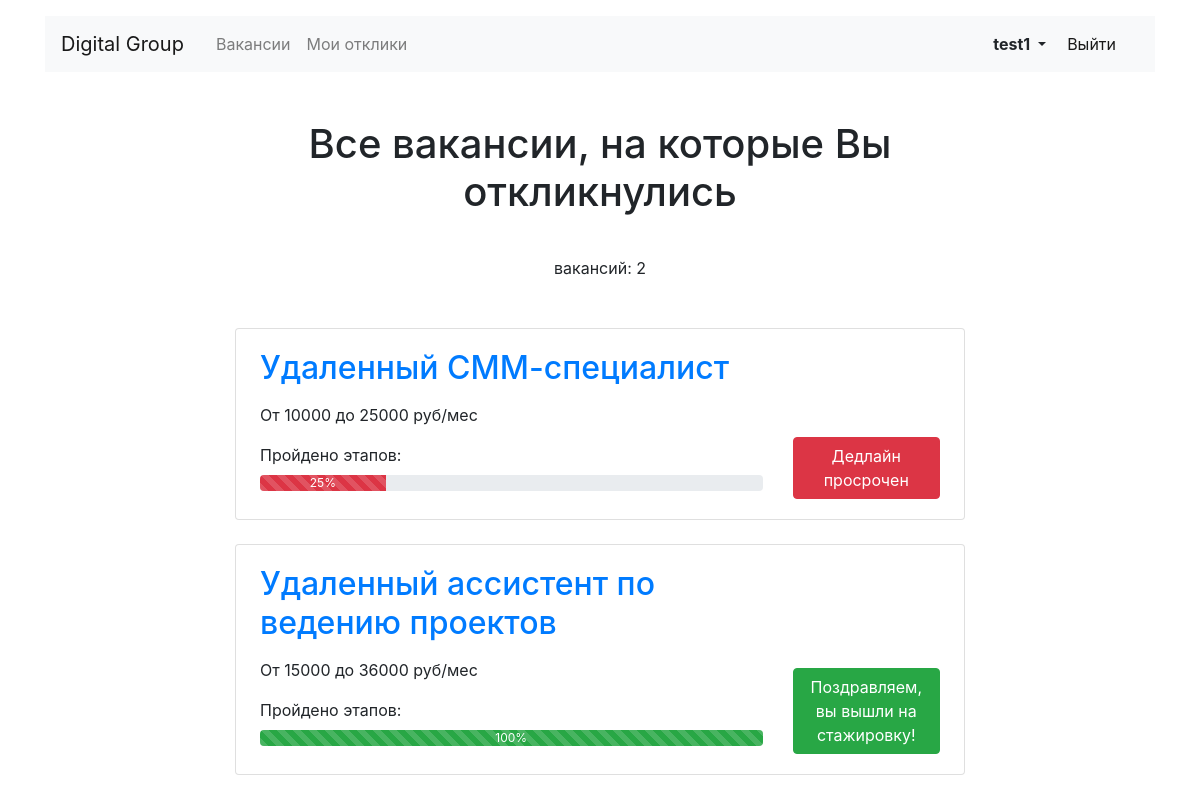
Screenshot of /applications/ (signed in) with the database file from the repository.
### vacancies/models.py (models this page shows, shortened)
class Application(models.Model):
    kandidat = models.ForeignKey(Kandidat, on_delete=models.CASCADE, related_name="kandidat_application")
    status = models.ForeignKey(Status_Application, on_delete=models.CASCADE, related_name="status_application", default="1")
    vacancy = models.ForeignKey(Vacancy, on_delete=models.CASCADE, related_name="vacancy_application")
    osa = models.ForeignKey(Osa, on_delete=models.CASCADE, related_name="osa_application", blank=True)
    def get_anketa_results(self):
        return self.application_Anketa_Result.all()

class Vacancy(models.Model):
    title = models.CharField(max_length=128)
    speciality = models.ForeignKey(Specialty, on_delete=models.CASCADE, related_name="speciality")
    company = models.ForeignKey(Company, on_delete=models.CASCADE, related_name="company")
    status = models.ForeignKey(Status_Vacancy, on_delete=models.CASCADE, related_name="status_vacancy")
    description = models.CharField(max_length=6000)
    salary_min = models.IntegerField()
    salary_max = models.IntegerField()
    published_at = models.DateField(auto_now_add=True)
    hr = models.ForeignKey(Hr, on_delete=models.CASCADE, related_name="hr_vacancy")
    def get_quizes(self):
        return self.vacancy_quiz.all()
    def get_tests(self):
        return self.vacancy_test.all()

### vacancies/views.py (the view, shortened to what this page needs)
# urls.py: path("applications/", ApplicationsListView.as_view(), name="applications"),
class ApplicationsListView(ListView):
    model = Application
    template_name = "vacancies/applications_list.html"
    context_object_name = "applications"
    paginate_by = 6
    def get_queryset(self):
        self.queryset = (
            self.model.objects.select_related("vacancy").filter(kandidat=self.request.user.id)
        )
        if (
            "status" in self.request.GET
            and len(self.request.GET.get("status")) > 0
            and int(self.request.GET.get("status")) > 0
        ):
            self.queryset = self.queryset.filter(status=int(self.request.GET.get("status")))
        return self.queryset

### vacancies/templatetags/is_already_start_anket.py (called while the page is built)
@register.simple_tag(name="is_already_start_anket")
def is_already_start_anket(application):
    anketa_result = Anketa_Result.objects.filter(application=application)
    if anketa_result:
        return True
    else:
        return False

### vacancies/templatetags/is_already_start_osa.py (called while the page is built)
@register.simple_tag(name="is_already_start_osa")
def is_already_start_osa(application):
    osa_result = Result_osa.objects.filter(application=application)
    if osa_result:
        return True
    else:
        return False

### vacancies/templatetags/is_already_start_test.py (called while the page is built)
@register.simple_tag(name="is_already_start_test")
def is_already_start_test(application):
    anketa_result = Result_test.objects.filter(application=application)
    if anketa_result:
        return True
    else:
        return False

### vacancies/templatetags/is_deadline_anketa.py (called while the page is built)
@register.simple_tag(name="is_deadline_anketa")
def is_deadline_anketa(application):
    anketa_result = Anketa_Result.objects.filter(application=application).first()
    if anketa_result:
        deadline = anketa_result.application.vacancy.get_quizes().values_list('deadline')[0][0]
        finish = anketa_result.start + timedelta(hours=int(deadline))
        now = utc.localize(datetime.now())
        if (finish <= now) and (anketa_result.application.status.id == 1):
            return True
        else:
            return False
    else:
        return False

### vacancies/templatetags/is_deadline_osa.py (called while the page is built)
@register.simple_tag(name="is_deadline_osa")
def is_deadline_osa(application):
    osa_result = Result_osa.objects.filter(application=application).first()
    if osa_result:
        deadline = osa_result.osa.deadline
        finish = osa_result.start + timedelta(hours=int(deadline))
        now = utc.localize(datetime.now())
        if (finish <= now) and (osa_result.application.status.id == 5):
            return True
        else:
            return False
    else:
        return False

### vacancies/templatetags/is_deadline_test.py (called while the page is built)
@register.simple_tag(name="is_deadline_test")
def is_deadline_test(application):
    test_result = Result_test.objects.filter(application=application).first()
    if test_result:
        deadline = test_result.test.deadline
        finish = test_result.start + timedelta(hours=int(deadline))
        now = utc.localize(datetime.now())
        if (finish <= now) and (test_result.application.status.id == 3):
            return True
        else:
            return False
    else:
        return False

### vacancies/templates/vacancies/applications_list.html (shortened to what this page needs)
<!DOCTYPE html>
<html lang="ru">
<head>
  <link rel="stylesheet" href="https://stackpath.bootstrapcdn.com/bootstrap/4.3.1/css/bootstrap.min.css">
</head>
{% load is_already_start_anket %}
{% load is_already_start_test %}
{% load is_already_start_osa %}
{% load is_deadline_anketa %}
{% load is_deadline_test %}
{% load is_deadline_osa %}
<body>
    <header class="container mt-3">
    <nav class="navbar navbar-expand-lg navbar-light bg-light">
      <a class="navbar-brand mr-4" href="{% url 'home' %}">Digital Group</a>
      <div class="collapse navbar-collapse justify-content-between" id="navbarNav">
        <ul class="navbar-nav col-10">
          <li class="nav-item">
            <a class="nav-link" href="{% url 'vacancies' %}">Вакансии</a>
          </li>
          <li class="nav-item">
            <a class="nav-link" href="{% url 'applications' %}">Мои отклики</a>
          </li>
        </ul>
        {% if request.user.is_authenticated %}
        <ul class="navbar-nav col-2 justify-content-end">
                <button type="button" class="btn dropdown-toggle font-weight-bold" data-toggle="dropdown" aria-haspopup="true" aria-expanded="false">
                {{ request.user.first_name }}
                </button>
          <li class="nav-item active">
            <a class="nav-link" href="{% url 'logout' %}">Выйти</a>
          </li>
            {% endif %}
        </ul>
      </div>
    </nav>
  </header>
  <main class="container mt-5">
      <section class="bg-light-gray">
        <div class="container">
            <div class="row">
                <div class="col-lg-8 mx-auto">
                    <h1 class="heading text-center">Все вакансии, на которые Вы откликнулись</h1>
                </div>
            </div>
        </div>
    </section>
    <section>
      <h1 class="h1 text-center mx-auto mt-1 pt-3" style="font-size: 70px;"><strong>{{title}}</strong></h1>
      <p class="text-center pt-1">вакансий: {{object_list.count}}</p>
      <div class="row mt-5">
          {% for obj in object_list %}
        <div class="col-12 col-lg-8 offset-lg-2 m-auto">
          <div class="card mb-4">
            <div class="card-body px-4">
              <div class="row">
                <div class="col-12 col-md-8 col-lg-9">
                  <a href="{% url 'vacancy_detail' pk=obj.vacancy.id %}">
                    <h2 class="h2 pb-2">{{obj.vacancy.title}}</h2>
                  </a>
                  <p>От {{ obj.vacancy.salary_min }} до {{ obj.vacancy.salary_max }} руб/мес</p>
                  <div class="pb-2">Пройдено этапов:</div>
                  {% is_deadline_anketa obj.id as is_failed_anketa %}
                  {% is_deadline_osa obj.id as is_failed_osa %}
                  {% is_deadline_test obj.id as is_failed_test %}
                  {% if is_failed_anketa %}
                  <div class="progress mb-2">
                    <div class="progress-bar progress-bar-striped progress-bar-animated bg-danger" role="progressbar" style="width: 25%" aria-valuenow="10" aria-valuemin="0" aria-valuemax="100">25%</div>
                  </div>
                  {% elif is_failed_test %}
                  <div class="progress mb-2">
                    <div class="progress-bar progress-bar-striped progress-bar-animated bg-danger" role="progressbar" style="width: 50%" aria-valuenow="10" aria-valuemin="0" aria-valuemax="100">50%</div>
                  </div>
                  {% elif is_failed_osa %}
                  <div class="progress mb-2">
                    <div class="progress-bar progress-bar-striped progress-bar-animated bg-danger" role="progressbar" style="width: 75%" aria-valuenow="10" aria-valuemin="0" aria-valuemax="100">75%</div>
                  </div>
                  {% else %}
                    {% if obj.vacancy.status.id == 2 %}
                        {% if obj.status.id == 1 %}
                          <div class="progress mb-2">
                            <div class="progress-bar progress-bar-striped progress-bar-animated" role="progressbar" style="width: 25%" aria-valuenow="10" aria-valuemin="0" aria-valuemax="100">25%</div>
                          </div>
                        {% elif obj.status.id == 2 %}
                          <div class="progress mb-2">
                            <div class="progress-bar progress-bar-striped progress-bar-animated bg-warning" role="progressbar" style="width: 25%" aria-valuenow="10" aria-valuemin="0" aria-valuemax="100">25%</div>
                          </div>
                        {% elif obj.status.id == 3 %}
                          <div class="progress mb-2">
                            <div class="progress-bar progress-bar-striped progress-bar-animated" role="progressbar" style="width: 50%" aria-valuenow="10" aria-valuemin="0" aria-valuemax="100">50%</div>
                          </div>
                        {% elif obj.status.id == 4 %}
                          <div class="progress mb-2">
                            <div class="progress-bar progress-bar-striped progress-bar-animated bg-warning" role="progressbar" style="width: 50%" aria-valuenow="10" aria-valuemin="0" aria-valuemax="100">50%</div>
                          </div>
                        {% elif obj.status.id == 5 %}
                          <div class="progress mb-2">
                            <div class="progress-bar progress-bar-striped progress-bar-animated" role="progressbar" style="width: 75%" aria-valuenow="10" aria-valuemin="0" aria-valuemax="100">75%</div>
                          </div>
                        {% elif obj.status.id == 6 %}
                          <div class="progress mb-2">
                            <div class="progress-bar progress-bar-striped progress-bar-animated bg-warning" role="progressbar" style="width: 75%" aria-valuenow="10" aria-valuemin="0" aria-valuemax="100">75%</div>
                          </div>
                        {% elif obj.status.id == 7 %}
                          <div class="progress mb-2">
                            <div class="progress-bar progress-bar-striped progress-bar-animated" role="progressbar" style="width: 100%" aria-valuenow="10" aria-valuemin="0" aria-valuemax="100">100%</div>
                          </div>
                        {% elif obj.status.id == 8 %}
                          <div class="progress mb-2">
                            <div class="progress-bar progress-bar-striped progress-bar-animated bg-warning" role="progressbar" style="width: 100%" aria-valuenow="10" aria-valuemin="0" aria-valuemax="100">100%</div>
                          </div>
                        {% elif obj.status.id == 9 %}
                          <div class="progress mb-2">
                            <div class="progress-bar progress-bar-striped progress-bar-animated bg-success" role="progressbar" style="width: 100%" aria-valuenow="10" aria-valuemin="0" aria-valuemax="100">100%</div>
                          </div>
                        {% elif obj.status.id == 10 %}
                          <div class="progress mb-2">
                            <div class="progress-bar progress-bar-striped progress-bar-animated bg-secondary" role="progressbar" style="width: 100%" aria-valuenow="10" aria-valuemin="0" aria-valuemax="100">отказ</div>
                          </div>
                        {% endif %}
                    {% elif obj.vacancy.status.id == 3 %}
                      <div class="progress mb-2">
                        <div class="progress-bar progress-bar-striped progress-bar-animated bg-secondary" role="progressbar" style="width: 100%" aria-valuenow="10" aria-valuemin="0" aria-valuemax="100">вакансия закрыта</div>
                      </div>
                    {% endif %}
                  {% endif %}
                </div>
                <div class="col-12 col-md-4 col-lg-3 d-flex align-items-end">
                {% is_deadline_anketa obj.id as is_failed_anketa %}
                {% is_deadline_osa obj.id as is_failed_osa %}
                {% is_deadline_test obj.id as is_failed_test %}
                {% if is_failed_anketa or is_failed_test or is_failed_osa %}
                  <button type="button" class="btn btn-danger" >
                    Дедлайн просрочен
                  </button>
                {% else %}
                  {% if obj.vacancy.status.id == 2 %}
                      {% if obj.status.id == 1 %}
                      <button type="button" class="btn btn-primary" data-toggle="modal" data-target="#quizStartModal-{{obj.id}}">
                        {{obj.status.title}}
                      </button>
                      {% elif obj.status.id == 2 %}
                      <button type="button" class="btn btn-success" >
                        Ваша анкета на проверке
                      </button>
                      {% elif obj.status.id == 3 %}
                      <button type="button" class="btn btn-primary" data-toggle="modal" data-target="#quizTestModal-{{obj.id}}">
                        Выполните тестовое задание
                      </button>
                      {% elif obj.status.id == 4 %}
                      <button type="button" class="btn btn-success" >
                        Ваше задание на проверке
                      </button>
                      {% elif obj.status.id == 5 %}
                      <button type="button" class="btn btn-primary" data-toggle="modal" data-target="#quizOsaModal-{{obj.id}}">
                        Пройдите тест-оса
                      </button>
                      {% elif obj.status.id == 6 %}
                      <button type="button" class="btn btn-success" >
                        Ваш тест на проверке
                      </button>
                      {% elif obj.status.id == 7 %}
                      <button type="button" class="btn btn-primary">
                        Ожидайте звонка HR
                      </button>
                      {% elif obj.status.id == 8 %}
                      <button type="button" class="btn btn-success">
                        Ожидайте результата собеседования
                      </button>
                      {% elif obj.status.id == 9 %}
                      <button type="button" class="btn btn-success">
                        Поздравляем, вы вышли на стажировку!
                      </button>
                      {% elif obj.status.id == 10 %}
                      <button type="button" class="btn btn-secondary">
                        К сожалению, в результате проверки - отказ по вакансии
                      </button>
                      </a>
                      {% endif %}
                  {% elif obj.vacancy.status.id == 3 %}
                  <button type="button" class="btn btn-secondary">
                    Вакансия закрыта
                  </button>
                  </a>
                  {% endif %}
                {% endif %}
                </div>
              </div>
            </div>
          </div>
        </div>
          {% endfor %}
      </div>
    </section>
  </main>
</body>
</html>

### rows the page displays
Application: vacancy "Удаленный СММ-специалист", vacancy.salary_min "10000", vacancy.salary_max "25000", shows "25%", shows "Дедлайн просрочен"
Application: vacancy "Удаленный ассистент по ведению проектов", vacancy.salary_min "15000", vacancy.salary_max "36000", shows "100%", shows "Поздравляем, вы вышли на стажировку!"

### other values shown
{{ request.user.first_name }} "test1"
{{ object_list.count }} "2"
